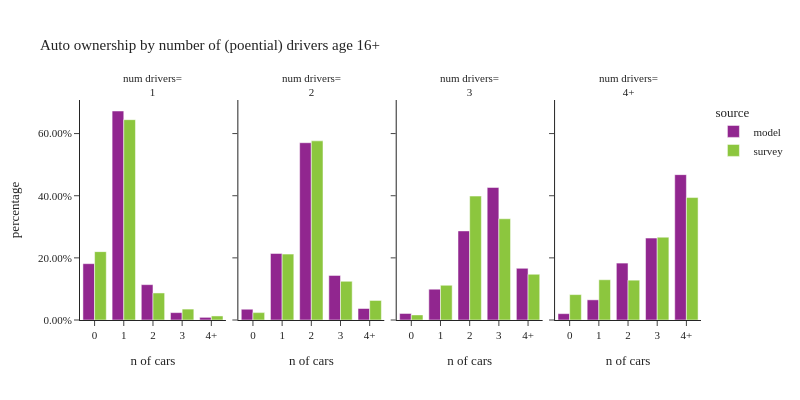

Here is the notebook cell this chart was saved with:
### Code cell
plot_auto(hh.filter(pl.col('drivers_4+') != "0"), 'drivers_4+', 'number of (poential) drivers age 16+', 'num drivers')

### Figure 1 — Plotly figure (JSON) as saved in the notebook; plotly's stock layout.template omitted (floating-point values rounded to 4 significant figures)
{"data": [{"alignmentgroup": "True", "customdata": [[95061], [352717], [59657], [12449], [4481]], "hovertemplate": "source=model<br>drivers_4+=1<br>hhvehs_4+=%{x}<br>percentage=%{y}<br>sample count=%{customdata[0]}<extra></extra>", "legendgroup": "model", "marker": {"color": "#91268F", "pattern": {"shape": ""}}, "name": "model", "offsetgroup": "model", "orientation": "v", "showlegend": true, "textposition": "auto", "type": "bar", "x": ["0", "1", "2", "3", "4+"], "xaxis": "x", "y": [0.1813, 0.6727, 0.1138, 0.02374, 0.008546], "yaxis": "y"}, {"alignmentgroup": "True", "customdata": [[29689], [183140], [487856], [122781], [31609]], "hovertemplate": "source=model<br>drivers_4+=2<br>hhvehs_4+=%{x}<br>percentage=%{y}<br>sample count=%{customdata[0]}<extra></extra>", "legendgroup": "model", "marker": {"color": "#91268F", "pattern": {"shape": ""}}, "name": "model", "offsetgroup": "model", "orientation": "v", "showlegend": false, "textposition": "auto", "type": "bar", "x": ["0", "1", "2", "3", "4+"], "xaxis": "x2", "y": [0.03472, 0.2142, 0.5705, 0.1436, 0.03697], "yaxis": "y2"}, {"alignmentgroup": "True", "customdata": [[4379], [20650], [59600], [88682], [34568]], "hovertemplate": "source=model<br>drivers_4+=3<br>hhvehs_4+=%{x}<br>percentage=%{y}<br>sample count=%{customdata[0]}<extra></extra>", "legendgroup": "model", "marker": {"color": "#91268F", "pattern": {"shape": ""}}, "name": "model", "offsetgroup": "model", "orientation": "v", "showlegend": false, "textposition": "auto", "type": "bar", "x": ["0", "1", "2", "3", "4+"], "xaxis": "x3", "y": [0.02107, 0.09934, 0.2867, 0.4266, 0.1663], "yaxis": "y3"}, {"alignmentgroup": "True", "customdata": [[3041], [9655], [27261], [39236], [69617]], "hovertemplate": "source=model<br>drivers_4+=4+<br>hhvehs_4+=%{x}<br>percentage=%{y}<br>sample count=%{customdata[0]}<extra></extra>", "legendgroup": "model", "marker": {"color": "#91268F", "pattern": {"shape": ""}}, "name": "model", "offsetgroup": "model", "orientation": "v", "showlegend": false, "textposition": "auto", "type": "bar", "x": ["0", "1", "2", "3", "4+"], "xaxis": "x4", "y": [0.02044, 0.06488, 0.1832, 0.2637, 0.4678], "yaxis": "y4"}, {"alignmentgroup": "True", "customdata": [[497], [954], [119], [23], [14]], "hovertemplate": "source=survey<br>drivers_4+=1<br>hhvehs_4+=%{x}<br>percentage=%{y}<br>sample count=%{customdata[0]}<extra></extra>", "legendgroup": "survey", "marker": {"color": "#8CC63E", "pattern": {"shape": ""}}, "name": "survey", "offsetgroup": "survey", "orientation": "v", "showlegend": true, "textposition": "auto", "type": "bar", "x": ["0", "1", "2", "3", "4+"], "xaxis": "x", "y": [0.2201, 0.6448, 0.08702, 0.03514, 0.01303], "yaxis": "y"}, {"alignmentgroup": "True", "customdata": [[112], [616], [850], [159], [56]], "hovertemplate": "source=survey<br>drivers_4+=2<br>hhvehs_4+=%{x}<br>percentage=%{y}<br>sample count=%{customdata[0]}<extra></extra>", "legendgroup": "survey", "marker": {"color": "#8CC63E", "pattern": {"shape": ""}}, "name": "survey", "offsetgroup": "survey", "orientation": "v", "showlegend": false, "textposition": "auto", "type": "bar", "x": ["0", "1", "2", "3", "4+"], "xaxis": "x2", "y": [0.02377, 0.212, 0.5766, 0.1245, 0.06308], "yaxis": "y2"}, {"alignmentgroup": "True", "customdata": [[8], [47], [93], [72], [26]], "hovertemplate": "source=survey<br>drivers_4+=3<br>hhvehs_4+=%{x}<br>percentage=%{y}<br>sample count=%{customdata[0]}<extra></extra>", "legendgroup": "survey", "marker": {"color": "#8CC63E", "pattern": {"shape": ""}}, "name": "survey", "offsetgroup": "survey", "orientation": "v", "showlegend": false, "textposition": "auto", "type": "bar", "x": ["0", "1", "2", "3", "4+"], "xaxis": "x3", "y": [0.01641, 0.1118, 0.3989, 0.3257, 0.1472], "yaxis": "y3"}, {"alignmentgroup": "True", "customdata": [[6], [24], [24], [29], [35]], "hovertemplate": "source=survey<br>drivers_4+=4+<br>hhvehs_4+=%{x}<br>percentage=%{y}<br>sample count=%{customdata[0]}<extra></extra>", "legendgroup": "survey", "marker": {"color": "#8CC63E", "pattern": {"shape": ""}}, "name": "survey", "offsetgroup": "survey", "orientation": "v", "showlegend": false, "textposition": "auto", "type": "bar", "x": ["0", "1", "2", "3", "4+"], "xaxis": "x4", "y": [0.08173, 0.1296, 0.1282, 0.2664, 0.3941], "yaxis": "y4"}], "layout": {"annotations": [{"font": {}, "showarrow": false, "text": "num drivers=<br>1", "x": 0.1175, "xanchor": "center", "xref": "paper", "y": 1, "yanchor": "bottom", "yref": "paper"}, {"font": {}, "showarrow": false, "text": "num drivers=<br>2", "x": 0.3725, "xanchor": "center", "xref": "paper", "y": 1, "yanchor": "bottom", "yref": "paper"}, {"font": {}, "showarrow": false, "text": "num drivers=<br>3", "x": 0.6275, "xanchor": "center", "xref": "paper", "y": 1, "yanchor": "bottom", "yref": "paper"}, {"font": {}, "showarrow": false, "text": "num drivers=<br>4+", "x": 0.8825, "xanchor": "center", "xref": "paper", "y": 1, "yanchor": "bottom", "yref": "paper"}], "barmode": "group", "font": {"size": 11}, "height": 400, "legend": {"title": {"text": "source"}, "tracegroupgap": 0}, "title": {"text": "Auto ownership by number of (poential) drivers age 16+"}, "width": 800, "xaxis": {"anchor": "y", "domain": [0, 0.235], "title": {"text": "n of cars"}}, "xaxis2": {"anchor": "y2", "domain": [0.255, 0.49], "matches": "x", "title": {"text": "n of cars"}}, "xaxis3": {"anchor": "y3", "domain": [0.51, 0.745], "matches": "x", "title": {"text": "n of cars"}}, "xaxis4": {"anchor": "y4", "domain": [0.765, 1.0], "matches": "x", "title": {"text": "n of cars"}}, "yaxis": {"anchor": "x", "domain": [0, 1], "tickformat": ".2%", "title": {"text": "percentage"}}, "yaxis2": {"anchor": "x2", "domain": [0, 1], "matches": "y", "showticklabels": false, "tickformat": ".2%"}, "yaxis3": {"anchor": "x3", "domain": [0, 1], "matches": "y", "showticklabels": false, "tickformat": ".2%"}, "yaxis4": {"anchor": "x4", "domain": [0, 1], "matches": "y", "showticklabels": false, "tickformat": ".2%"}}}
